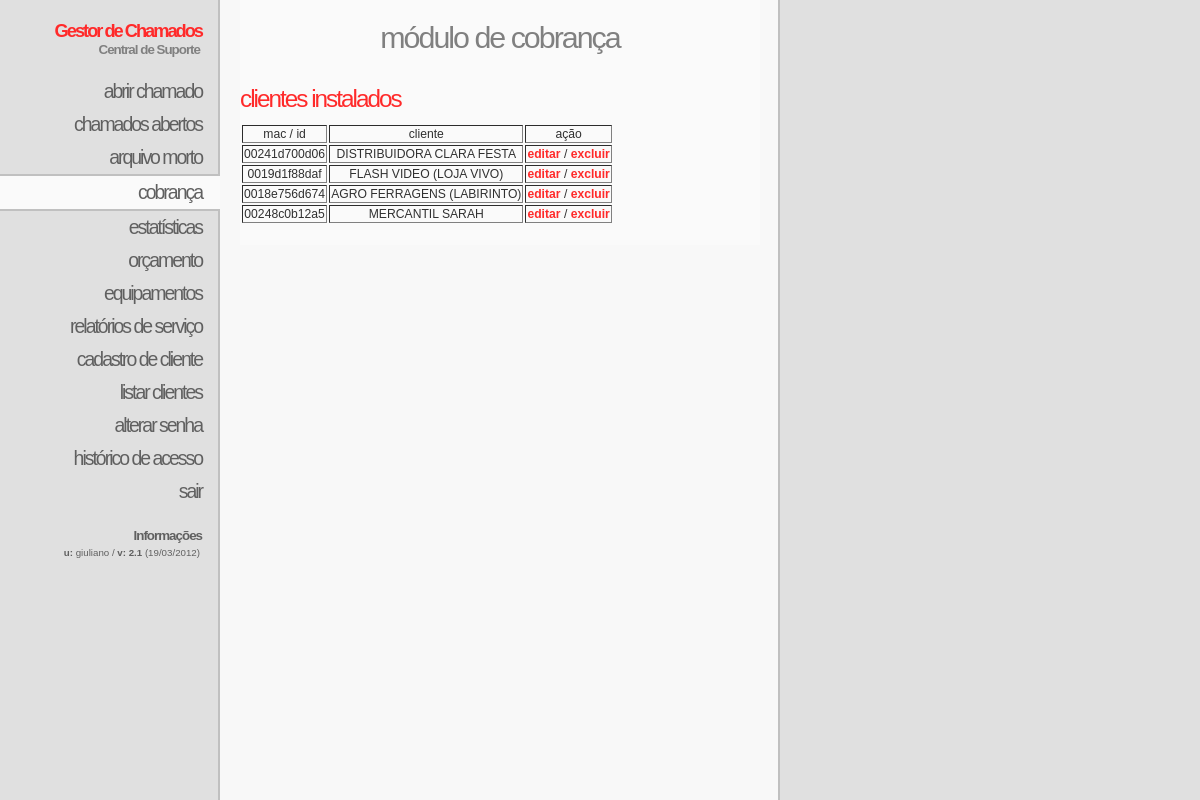
/?m=cobranca (signed in), run on the app's committed database.
### tables this page shows
CREATE TABLE `cobranca` (
  `mac` varchar(17) NOT NULL,
  `cliente` text NOT NULL,
  `mensagem` text NOT NULL,
  PRIMARY KEY  (`mac`)
);

### incs/cobranca.php (the view, shortened to what this page needs)
 <h2>módulo de cobrança</h2>
  <?php
if ($_GET['editar']=='') {
?>
<h3> clientes instalados</h3>
<?php
    $q = mysql_query("SELECT * FROM `cobranca`");
    $row = mysql_fetch_array($q, MYSQL_ASSOC);
    if ($row['mac']!="") {
?>
 <table border=1 style="border-style:hidden">
 <tr>
 <td><center>mac / id</center></td>
 <td><center>cliente</center></td>
 <td><center>ação</center></td>
 </tr>
 <?php
	$q = mysql_query("SELECT * FROM `cobranca`");
	while ($row = mysql_fetch_array($q, MYSQL_ASSOC)) {
		echo "<tr>";
		echo "<td><center>".$row['mac']."</center></td>";
		echo "<td><center>".$row['cliente']."</center></td>";
		echo "<td><center><a href=\"?m=cobranca&editar=".$row['mac']."\">editar</a> / <a onclick=\"if(window.confirm('Voce tem certeza que deseja deletar este registro?')) return true; else return false;\" href=\"?m=cobranca&excluir=".$row['mac']."\">excluir</a></td></center></td>";
		echo "</tr>";
	}
 ?>
 </table>
<?php
 } else {
  evento('cobrancas','nenhum cliente encontrado');
  echo "Não existem clientes instalados.<br />";
 }
}
?>

### andreas07.css (style rules this page uses)
body { margin:0; padding:0; color:#303030; background:#fafafa url(img/bodybg.gif) top left repeat-y; font:76% Verdana,Tahoma,sans-serif; }
a { color:#ff2a2a; font-weight:bold; text-decoration:none; }
#content h2 { margin:0; color:#808080; font-weight:normal; font-size:2.5em; letter-spacing:-2px; text-align:center; }
#content h3 { clear:both; margin:30px 0 10px 0; color:#ff2a2a; font-weight:normal; font-size: 2em; letter-spacing:-2px; }

### data on the page
cobranca: mac "00241d700d06", cliente "DISTRIBUIDORA CLARA FESTA"
cobranca: mac "0019d1f88daf", cliente "FLASH VIDEO (LOJA VIVO)"
cobranca: mac "0018e756d674", cliente "AGRO FERRAGENS (LABIRINTO)"
cobranca: mac "00248c0b12a5", cliente "MERCANTIL SARAH"

### other printed values
$_SESSION['id'] "giuliano"
